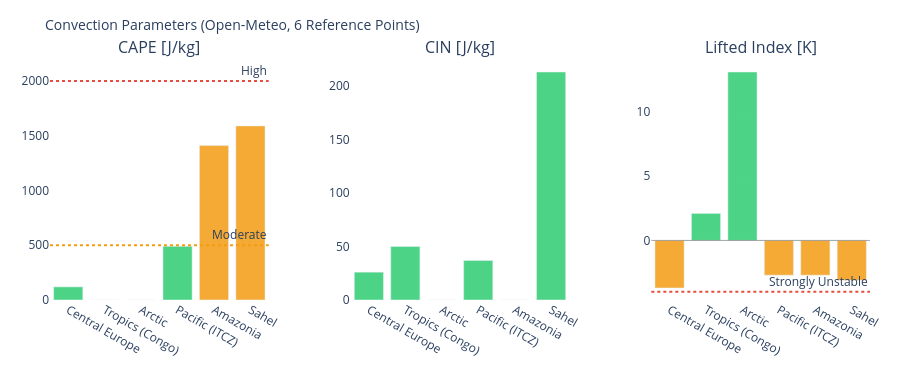

The cell this chart's notebook holds for it:
### Markdown cell above
---
## 3. Visualizations

### Code cell
# ============================================================
# CAPE / CIN / LIFTED INDEX – Convection potential
# ============================================================

if not df_atm.empty:
    fig = make_subplots(
        rows=1, cols=3,
        subplot_titles=['CAPE [J/kg]', 'CIN [J/kg]', 'Lifted Index [K]'],
        horizontal_spacing=0.1
    )
    pts = df_atm['point'].tolist()
    pt_colors = ['#E85D24','#185FA5','#888780','#378ADD','#639922','#F2A623']

    # CAPE – höher = mehr Gewitterpotential
    cape_vals = df_atm['cape'].fillna(0).tolist()
    cape_colors = ['#e74c3c' if v > 2000 else '#f39c12' if v > 500 else '#2ecc71'
                   for v in cape_vals]
    fig.add_trace(go.Bar(x=pts, y=cape_vals, marker_color=cape_colors,
                         opacity=0.85, showlegend=False), row=1, col=1)
    fig.add_hline(y=2000, line_dash='dot', line_color='#e74c3c',
                  annotation_text='High', row=1, col=1)
    fig.add_hline(y=500,  line_dash='dot', line_color='#f39c12',
                  annotation_text='Moderate', row=1, col=1)

    # CIN – negativer = stärker gedeckelt (weniger Auslöse)
    cin_vals = df_atm['cin'].fillna(0).tolist()
    cin_colors = ['#e74c3c' if v < -200 else '#f39c12' if v < -50 else '#2ecc71'
                  for v in cin_vals]
    fig.add_trace(go.Bar(x=pts, y=cin_vals, marker_color=cin_colors,
                         opacity=0.85, showlegend=False), row=1, col=2)

    # Lifted Index – negativ = instabil
    li_vals = df_atm['li'].fillna(0).tolist()
    li_colors = ['#e74c3c' if v < -4 else '#f39c12' if v < 0 else '#2ecc71'
                 for v in li_vals]
    fig.add_trace(go.Bar(x=pts, y=li_vals, marker_color=li_colors,
                         opacity=0.85, showlegend=False), row=1, col=3)
    fig.add_hline(y=0, line_color='gray', line_width=0.7, row=1, col=3)
    fig.add_hline(y=-4, line_dash='dot', line_color='#e74c3c',
                  annotation_text='Strongly Unstable', row=1, col=3)

    fig.update_layout(
        title=dict(text='Convection Parameters (Open-Meteo, 6 Reference Points)', font=dict(size=14)),
        height=380, plot_bgcolor='rgba(0,0,0,0)', paper_bgcolor='rgba(0,0,0,0)',
        margin=dict(l=50, r=30, t=60, b=80)
    )
    fig.update_xaxes(tickangle=30)
    fig.show()

### Figure 1 — Plotly figure (JSON) as saved in the notebook; plotly's stock layout.template omitted (floating-point values rounded to 4 significant figures)
{"data": [{"marker": {"color": ["#2ecc71", "#2ecc71", "#2ecc71", "#2ecc71", "#f39c12", "#f39c12"]}, "opacity": 0.85, "showlegend": false, "type": "bar", "x": ["Central Europe", "Tropics (Congo)", "Arctic", "Pacific (ITCZ)", "Amazonia", "Sahel"], "xaxis": "x", "y": [120.0, 0.0, 0.0, 490.0, 1410.0, 1590.0], "yaxis": "y"}, {"marker": {"color": ["#2ecc71", "#2ecc71", "#2ecc71", "#2ecc71", "#2ecc71", "#2ecc71"]}, "opacity": 0.85, "showlegend": false, "type": "bar", "x": ["Central Europe", "Tropics (Congo)", "Arctic", "Pacific (ITCZ)", "Amazonia", "Sahel"], "xaxis": "x2", "y": [26.0, 50.0, 0.0, 37.0, 0.0, 213.0], "yaxis": "y2"}, {"marker": {"color": ["#f39c12", "#2ecc71", "#2ecc71", "#f39c12", "#f39c12", "#f39c12"]}, "opacity": 0.85, "showlegend": false, "type": "bar", "x": ["Central Europe", "Tropics (Congo)", "Arctic", "Pacific (ITCZ)", "Amazonia", "Sahel"], "xaxis": "x3", "y": [-3.7, 2.1, 13.1, -2.7, -2.7, -3.1], "yaxis": "y3"}], "layout": {"annotations": [{"font": {"size": 16}, "showarrow": false, "text": "CAPE [J/kg]", "x": 0.1333, "xanchor": "center", "xref": "paper", "y": 1.0, "yanchor": "bottom", "yref": "paper"}, {"font": {"size": 16}, "showarrow": false, "text": "CIN [J/kg]", "x": 0.5, "xanchor": "center", "xref": "paper", "y": 1.0, "yanchor": "bottom", "yref": "paper"}, {"font": {"size": 16}, "showarrow": false, "text": "Lifted Index [K]", "x": 0.8667, "xanchor": "center", "xref": "paper", "y": 1.0, "yanchor": "bottom", "yref": "paper"}, {"showarrow": false, "text": "High", "x": 1, "xanchor": "right", "xref": "x domain", "y": 2000, "yanchor": "bottom", "yref": "y"}, {"showarrow": false, "text": "Moderate", "x": 1, "xanchor": "right", "xref": "x domain", "y": 500, "yanchor": "bottom", "yref": "y"}, {"showarrow": false, "text": "Strongly Unstable", "x": 1, "xanchor": "right", "xref": "x3 domain", "y": -4, "yanchor": "bottom", "yref": "y3"}], "height": 380, "margin": {"b": 80, "l": 50, "r": 30, "t": 60}, "paper_bgcolor": "rgba(0,0,0,0)", "plot_bgcolor": "rgba(0,0,0,0)", "shapes": [{"line": {"color": "#e74c3c", "dash": "dot"}, "type": "line", "x0": 0, "x1": 1, "xref": "x domain", "y0": 2000, "y1": 2000, "yref": "y"}, {"line": {"color": "#f39c12", "dash": "dot"}, "type": "line", "x0": 0, "x1": 1, "xref": "x domain", "y0": 500, "y1": 500, "yref": "y"}, {"line": {"color": "gray", "width": 0.7}, "type": "line", "x0": 0, "x1": 1, "xref": "x3 domain", "y0": 0, "y1": 0, "yref": "y3"}, {"line": {"color": "#e74c3c", "dash": "dot"}, "type": "line", "x0": 0, "x1": 1, "xref": "x3 domain", "y0": -4, "y1": -4, "yref": "y3"}], "title": {"font": {"size": 14}, "text": "Convection Parameters (Open-Meteo, 6 Reference Points)"}, "xaxis": {"anchor": "y", "domain": [0.0, 0.2667], "tickangle": 30}, "xaxis2": {"anchor": "y2", "domain": [0.3667, 0.6333], "tickangle": 30}, "xaxis3": {"anchor": "y3", "domain": [0.7333, 1.0], "tickangle": 30}, "yaxis": {"anchor": "x", "domain": [0.0, 1.0]}, "yaxis2": {"anchor": "x2", "domain": [0.0, 1.0]}, "yaxis3": {"anchor": "x3", "domain": [0.0, 1.0]}}}
